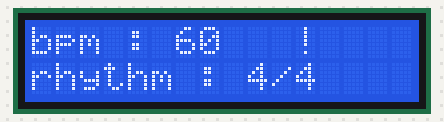
A sketch run on a simulated Arduino Uno, built with avr-gcc and run on an emulated ATmega328P. Parts: 16×2 character LCD.

Above: at 0.2 s.
At 2.3 s:
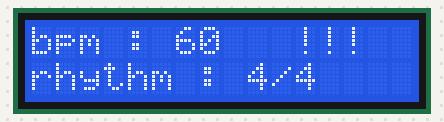

The sketch:

clcd.ino
```cpp
// LiquidCrystal_I2C.h 라이브러리와 Wire.h 라이브러리를 읽어옴
#include <LiquidCrystal_I2C.h>
#include <Wire.h>

// (CLCD_I2C 주소, 행, 열)
LiquidCrystal_I2C lcd(0x27, 16, 2);

int bpm = 60;
int rhythm = 4;   // 박자
int count = 1;    // 박자 카운트

void setup() {
  // lcd 시작, 초기화, 백라이트 on
  lcd.begin(16,2);
  lcd.init();
  lcd.backlight();
}

void loop() {
  // cursor를 지정된 위치에 놓고, 출력
  lcd.setCursor(0,0);
  lcd.print("bpm : ");
  lcd.setCursor(6,0);
  lcd.print(bpm);
  lcd.setCursor(0,1);
  lcd.print("rhythm : ");
  lcd.setCursor(9,1);
  lcd.print(rhythm);
  lcd.setCursor(10,1);
  lcd.print("/4");

  // 박자를 셀 때마다 !를 출력하고 count를 증가시킴
  lcd.setCursor(count+10,0);
  lcd.print("!");
  count = count+1;
  delay(1000);
  // 만약 카운트가 현재 박자 이상이 되면 1로 초기화
  if (count>rhythm){
    count=1;
    lcd.clear();      // 화면 초기화
  }
}
```
